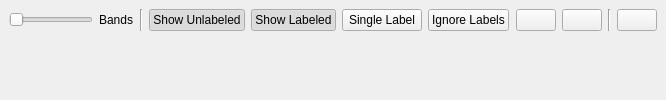
  <widget class="QWidget" name="centralwidget">
   <layout class="QVBoxLayout" name="verticalLayout_4">
    <property name="spacing">
     <number>0</number>
    </property>
    <property name="margin">
     <number>0</number>
    </property>
    <item>
     <widget class="QStackedWidget" name="mainStack">
      <property name="currentIndex">
       <number>0</number>
      </property>
      <widget class="QWidget" name="mainPage">
       <layout class="QVBoxLayout" name="verticalLayout_3">
        <item>
         <layout class="QHBoxLayout" name="toolbarLayout">
          <item>
           <widget class="QSlider" name="bandsSlider">
            <property name="sizePolicy">
             <sizepolicy hsizetype="Preferred" vsizetype="Fixed">
              <horstretch>0</horstretch>
              <verstretch>0</verstretch>
             </sizepolicy>
            </property>
            <property name="minimumSize">
             <size>
              <width>40</width>
              <height>0</height>
             </size>
            </property>
            <property name="minimum">
             <number>3</number>
            </property>
            <property name="pageStep">
             <number>1</number>
            </property>
            <property name="tracking">
             <bool>false</bool>
            </property>
            <property name="orientation">
             <enum>Qt::Horizontal</enum>
            </property>
           </widget>
          </item>
          <item>
           <widget class="QLabel" name="bandsLabel">
            <property name="text">
             <string>Bands</string>
            </property>
           </widget>
          </item>
          <item>
           <widget class="Line" name="line">
            <property name="orientation">
             <enum>Qt::Vertical</enum>
            </property>
           </widget>
          </item>
          <item>
           <widget class="QPushButton" name="nonmarkButton">
            <property name="toolTip">
             <string>draw vectors of unlabeled pixels</string>
            </property>
            <property name="text">
             <string>Show Unlabeled</string>
            </property>
            <property name="checkable">
             <bool>true</bool>
            </property>
            <property name="checked">
             <bool>true</bool>
            </property>
           </widget>
          </item>
          <item>
           <widget class="QPushButton" name="markButton">
            <property name="toolTip">
             <string>draw vectors of labeled pixels</string>
            </property>
            <property name="text">
             <string>Show Labeled</string>
            </property>
            <property name="checkable">
             <bool>true</bool>
            </property>
            <property name="checked">
             <bool>true</bool>
            </property>
           </widget>
          </item>
          <item>
           <widget class="QPushButton" name="singleButton">
            <property name="toolTip">
             <string>Show vectors of one label
(hover over pixel in band view to select label)</string>
            </property>
            <property name="text">
             <string>Single Label</string>
            </property>
            <property name="checkable">
             <bool>true</bool>
            </property>
           </widget>
          </item>
          <item>
           <widget class="QPushButton" name="ignoreButton">
            <property name="toolTip">
             <string>draw all vectors label-free</string>
            </property>
            <property name="text">
             <string>Ignore Labels</string>
            </property>
            <property name="checkable">
             <bool>true</bool>
            </property>
           </widget>
          </item>
          <item>
           <spacer name="horizontalSpacer">
            <property name="orientation">
             <enum>Qt::Horizontal</enum>
            </property>
            <property name="sizeHint" stdset="0">
             <size>
              <width>1</width>
              <height>1</height>
             </size>
            </property>
           </spacer>
          </item>
          <item>
           <widget class="QPushButton" name="addButton">
            <property name="toolTip">
             <string>add to current label</string>
            </property>
            <property name="text">
             <string/>
            </property>
            <property name="icon">
             <iconset resource="gerbil.qrc">
              <normaloff>:/toolbar/add</normaloff>:/toolbar/add</iconset>
            </property>
            <property name="iconSize">
             <size>
              <width>16</width>
              <height>16</height>
             </size>
            </property>
           </widget>
          </item>
          <item>
           <widget class="QPushButton" name="remButton">
            <property name="toolTip">
             <string>remove from current label</string>
            </property>
            <property name="text">
             <string/>
            </property>
            <property name="icon">
             <iconset resource="gerbil.qrc">
              <normaloff>:/toolbar/remove</normaloff>:/toolbar/remove</iconset>
            </property>
            <property name="iconSize">
             <size>
              <width>16</width>
              <height>16</height>
             </size>
            </property>
           </widget>
          </item>
          <item>
           <widget class="Line" name="line_3">
            <property name="orientation">
             <enum>Qt::Vertical</enum>
            </property>
           </widget>
          </item>
          <item>
           <widget class="QPushButton" name="docksButton">
            <property name="toolTip">
             <string>select available dock windows</string>
            </property>
            <property name="text">
             <string/>
            </property>
            <property name="icon">
             <iconset resource="gerbil.qrc">
              <normaloff>:/toolbar/windows</normaloff>:/toolbar/windows</iconset>
            </property>
            <property name="iconSize">
             <size>
              <width>16</width>
              <height>16</height>
             </size>
            </property>
           </widget>
          </item>
         </layout>
        </item>
        <item>
         <widget class="multi_img_viewer" name="viewIMG" native="true">
          <property name="sizePolicy">
           <sizepolicy hsizetype="Preferred" vsizetype="Expanding">
            <horstretch>0</horstretch>
            <verstretch>1</verstretch>
           </sizepolicy>
          </property>
         </widget>
        </item>
        <item>
         <widget class="multi_img_viewer" name="viewIMGPCA" native="true">
          <property name="sizePolicy">
           <sizepolicy hsizetype="Preferred" vsizetype="Expanding">
            <horstretch>0</horstretch>
            <verstretch>1</verstretch>
           </sizepolicy>
          </property>
         </widget>
        </item>
        <item>
         <widget class="multi_img_viewer" name="viewGRAD" native="true">
          <property name="sizePolicy">
           <sizepolicy hsizetype="Preferred" vsizetype="Expanding">
            <horstretch>0</horstretch>
            <verstretch>1</verstretch>
           </sizepolicy>
          </property>
         </widget>
        </item>
        <item>
         <widget class="multi_img_viewer" name="viewGRADPCA" native="true">
          <property name="sizePolicy">
           <sizepolicy hsizetype="Preferred" vsizetype="Expanding">
            <horstretch>0</horstretch>
            <verstretch>1</verstretch>
           </sizepolicy>
          </property>
         </widget>
        </item>
        <item>
         <spacer name="verticalSpacer_5">
          <property name="orientation">
           <enum>Qt::Vertical</enum>
          </property>
          <property name="sizeType">
           <enum>QSizePolicy::Expanding</enum>
          </property>
          <property name="sizeHint" stdset="0">
           <size>
            <width>1</width>
            <height>1</height>
           </size>
          </property>
         </spacer>
        </item>
       </layout>
      </widget>
     </widget>
    </item>
   </layout>
  </widget>
